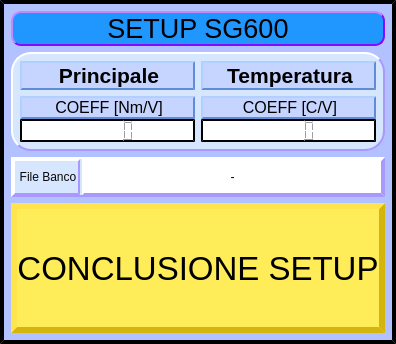
       <widget class="QWidget" name="widget_2" native="true">
        <property name="styleSheet">
         <string notr="true">QWidget {
	background-color: rgb(178, 193, 255);
	border-style: outset;
    border-width: 4px;
    border-color: black;
}
</string>
        </property>
        <layout class="QGridLayout" name="gridLayout">
         <item row="4" column="0" colspan="2">
          <layout class="QGridLayout" name="gridLayout_27">
           <item row="2" column="0">
            <widget class="QPushButton" name="pushButton_concludi_setup">
             <property name="sizePolicy">
              <sizepolicy hsizetype="Minimum" vsizetype="Preferred">
               <horstretch>0</horstretch>
               <verstretch>0</verstretch>
              </sizepolicy>
             </property>
             <property name="minimumSize">
              <size>
               <width>0</width>
               <height>130</height>
              </size>
             </property>
             <property name="font">
              <font>
               <pointsize>25</pointsize>
              </font>
             </property>
             <property name="cursor">
              <cursorShape>PointingHandCursor</cursorShape>
             </property>
             <property name="styleSheet">
              <string notr="true">QWidget {
	background-color: rgb(255, 236, 89);
	border-style: outset;
    border-width: 6px;
	border-color: rgb(211, 181, 13);
	border-style: outset;
	border-radius: 0px;
}
QPushButton{
	color: rgb(0,0,0);
}
QPushButton::pressed{
	background-color: rgb(255, 200, 60);
	border-style: outset;
    border-width: 6px;
	border-color: rgb(190, 160, 13);
	border-style: outset;
	border-radius: 0px;
}
</string>
             </property>
             <property name="text">
              <string>CONCLUSIONE SETUP</string>
             </property>
            </widget>
           </item>
           <item row="1" column="0">
            <widget class="QFrame" name="frame_4">
             <property name="minimumSize">
              <size>
               <width>0</width>
               <height>40</height>
              </size>
             </property>
             <property name="styleSheet">
              <string notr="true">QWidget {
	background-color: rgb(215, 230, 255);
    border-width: 2px;
	border-color: rgb(169, 152, 255);
	border-radius: 0px;
}</string>
             </property>
             <property name="frameShape">
              <enum>QFrame::StyledPanel</enum>
             </property>
             <property name="frameShadow">
              <enum>QFrame::Raised</enum>
             </property>
             <layout class="QHBoxLayout" name="horizontalLayout_2">
              <property name="spacing">
               <number>2</number>
              </property>
              <property name="leftMargin">
               <number>0</number>
              </property>
              <property name="topMargin">
               <number>0</number>
              </property>
              <property name="rightMargin">
               <number>0</number>
              </property>
              <property name="bottomMargin">
               <number>0</number>
              </property>
              <item>
               <widget class="QLabel" name="label_file_banco">
                <property name="sizePolicy">
                 <sizepolicy hsizetype="Fixed" vsizetype="Preferred">
                  <horstretch>0</horstretch>
                  <verstretch>0</verstretch>
                 </sizepolicy>
                </property>
                <property name="text">
                 <string>&lt;html&gt;&lt;head/&gt;&lt;body&gt;&lt;p align=&quot;center&quot;&gt;&lt;span style=&quot; color:#080808;&quot;&gt;File Banco&lt;/span&gt;&lt;/p&gt;&lt;/body&gt;&lt;/html&gt;</string>
                </property>
               </widget>
              </item>
              <item>
               <widget class="QLabel" name="label_banco_attuale">
                <property name="styleSheet">
                 <string notr="true">QWidget {
	background-color:rgb(255, 255, 255);
    border-width: 2px;
	border-color: rgb(169, 152, 255);
	border-radius: 0px;
	color: rgb(0, 0, 0);
}</string>
                </property>
                <property name="text">
                 <string>-</string>
                </property>
                <property name="alignment">
                 <set>Qt::AlignCenter</set>
                </property>
               </widget>
              </item>
             </layout>
            </widget>
           </item>
           <item row="0" column="0">
            <widget class="QWidget" name="widget" native="true">
             <property name="sizePolicy">
              <sizepolicy hsizetype="Preferred" vsizetype="Expanding">
               <horstretch>0</horstretch>
               <verstretch>0</verstretch>
              </sizepolicy>
             </property>
             <property name="styleSheet">
              <string notr="true">QWidget {
	background-color: rgb(215, 230, 255);
	border-style: outset;
    border-width: 2px;
	border-color: rgb(169, 152, 255);
	border-radius: 20px;
}</string>
             </property>
             <layout class="QGridLayout" name="gridLayout_12">
              <item row="1" column="1">
               <layout class="QGridLayout" name="gridLayout_11">
                <property name="verticalSpacing">
                 <number>0</number>
                </property>
                <item row="0" column="0">
                 <widget class="QLabel" name="label_CHSG600_temp">
                  <property name="styleSheet">
                   <string notr="true">QLabel {
    border: 2px solid black;
    border-radius: 0px;
	background-color: rgb(198, 213, 255);
	border-style: outset;
    border-width: 2px;
	border-color: rgb(95, 140, 212);
}
QLabel{
	color: rgb(0,0,0);
}
</string>
                  </property>
                  <property name="text">
                   <string>&lt;html&gt;&lt;head/&gt;&lt;body&gt;&lt;p align=&quot;center&quot;&gt;&lt;span style=&quot; font-size:12pt;&quot;&gt;COEFF [C/V]&lt;/span&gt;&lt;/p&gt;&lt;/body&gt;&lt;/html&gt;</string>
                  </property>
                  <property name="textFormat">
                   <enum>Qt::RichText</enum>
                  </property>
                 </widget>
                </item>
                <item row="1" column="0">
                 <widget class="QLCDNumber" name="lcdNumber_coefficiente_CHSG600_temp">
                  <property name="styleSheet">
                   <string notr="true">QWidget {
	background-color:white; 
	border-style: outset;
    border-width: 2px;
    border-color: black;
	border-radius: 0px;
}
QLCDNumber{
	color: rgb(0,0,0);
}
</string>
                  </property>
                 </widget>
                </item>
               </layout>
              </item>
              <item row="0" column="1">
               <layout class="QGridLayout" name="gridLayout_3">
                <item row="0" column="0">
                 <widget class="QLabel" name="label_Temperatura_SG600_temp">
                  <property name="styleSheet">
                   <string notr="true">QLabel {
    border: 2px solid black;
    border-radius: 20px;
	background-color: rgb(198, 213, 255);
	border-style: outset;
    border-width: 2px;
	border-color: rgb(95, 140, 212);
}
QLabel{
	color: rgb(0,0,0);
}
</string>
                  </property>
                  <property name="text">
                   <string>&lt;html&gt;&lt;head/&gt;&lt;body&gt;&lt;p align=&quot;center&quot;&gt;&lt;span style=&quot; font-size:16pt; font-weight:700;&quot;&gt;Temperatura&lt;/span&gt;&lt;/p&gt;&lt;/body&gt;&lt;/html&gt;</string>
                  </property>
                 </widget>
                </item>
               </layout>
              </item>
              <item row="1" column="0">
               <layout class="QGridLayout" name="gridLayout_2">
                <property name="horizontalSpacing">
                 <number>7</number>
                </property>
                <property name="verticalSpacing">
                 <number>0</number>
                </property>
                <item row="0" column="0">
                 <widget class="QLabel" name="label_CHSG600">
                  <property name="styleSheet">
                   <string notr="true">QLabel {
    border: 2px solid black;
    border-radius: 0px;
	background-color: rgb(198, 213, 255);
	border-style: outset;
    border-width: 2px;
	border-color: rgb(95, 140, 212);
}
QLabel{
	color: rgb(0,0,0);
}
</string>
                  </property>
                  <property name="text">
                   <string>&lt;html&gt;&lt;head/&gt;&lt;body&gt;&lt;p align=&quot;center&quot;&gt;&lt;span style=&quot; font-size:12pt;&quot;&gt;COEFF [Nm/V]&lt;/span&gt;&lt;/p&gt;&lt;/body&gt;&lt;/html&gt;</string>
                  </property>
                  <property name="textFormat">
                   <enum>Qt::RichText</enum>
                  </property>
                 </widget>
                </item>
                <item row="1" column="0">
                 <widget class="QLCDNumber" name="lcdNumber_coefficiente_CHSG600">
                  <property name="styleSheet">
                   <string notr="true">QWidget {
	background-color:white; 
	border-style: outset;
    border-width: 2px;
    border-color: black;
	border-radius: 0px;
}
QLCDNumber{
	color: rgb(0,0,0);
}
</string>
                  </property>
                 </widget>
                </item>
               </layout>
              </item>
              <item row="0" column="0">
               <layout class="QGridLayout" name="gridLayout_4">
                <item row="0" column="0">
                 <widget class="QLabel" name="label_Principale_SG600">
                  <property name="styleSheet">
                   <string notr="true">QLabel {
    border: 2px solid black;
    border-radius: 20px;
	background-color: rgb(198, 213, 255);
	border-style: outset;
    border-width: 2px;
	border-color: rgb(95, 140, 212);
}
QLabel{
	color: rgb(0,0,0);
}
</string>
                  </property>
                  <property name="text">
                   <string>&lt;html&gt;&lt;head/&gt;&lt;body&gt;&lt;p align=&quot;center&quot;&gt;&lt;span style=&quot; font-size:16pt; font-weight:700;&quot;&gt;Principale&lt;/span&gt;&lt;/p&gt;&lt;/body&gt;&lt;/html&gt;</string>
                  </property>
                 </widget>
                </item>
               </layout>
              </item>
             </layout>
            </widget>
           </item>
          </layout>
         </item>
         <item row="0" column="0" colspan="2">
          <widget class="QPushButton" name="pushButton_setup_CHSG600">
           <property name="sizePolicy">
            <sizepolicy hsizetype="Expanding" vsizetype="Expanding">
             <horstretch>0</horstretch>
             <verstretch>0</verstretch>
            </sizepolicy>
           </property>
           <property name="minimumSize">
            <size>
             <width>0</width>
             <height>0</height>
            </size>
           </property>
           <property name="maximumSize">
            <size>
             <width>16777215</width>
             <height>100</height>
            </size>
           </property>
           <property name="font">
            <font>
             <pointsize>20</pointsize>
             <bold>false</bold>
            </font>
           </property>
           <property name="cursor">
            <cursorShape>PointingHandCursor</cursorShape>
           </property>
           <property name="styleSheet">
            <string notr="true">QPushButton{
	color: rgb(0,0,0);
	background-color: rgb(32, 151, 255);
	border-style: outset;
    border-width: 2px;
    border-color: rgb(133, 10, 255);
	border-radius: 10px;
	background-color: qlineargradient(spread:pad, x1:0.502, y1:0, x2:0.479, y2:1, stop:0.028169 
rgba(255, 67,67,255), stop:1 rgba(84, 184, 255, 255))
}
QPushButton::pressed{
	border-width: 1px;
	background-color:qlineargradient(spread:pad, x1:0.502, y1:0, x2:0.479, y2:1, stop:0.028169 
rgba(84, 184, 255, 255), stop:1 rgba(255, 67,67,255));
	color: rgb(0, 0, 0);
}
</string>
           </property>
           <property name="text">
            <string>SETUP SG600</string>
           </property>
          </widget>
         </item>
        </layout>
       </widget>
